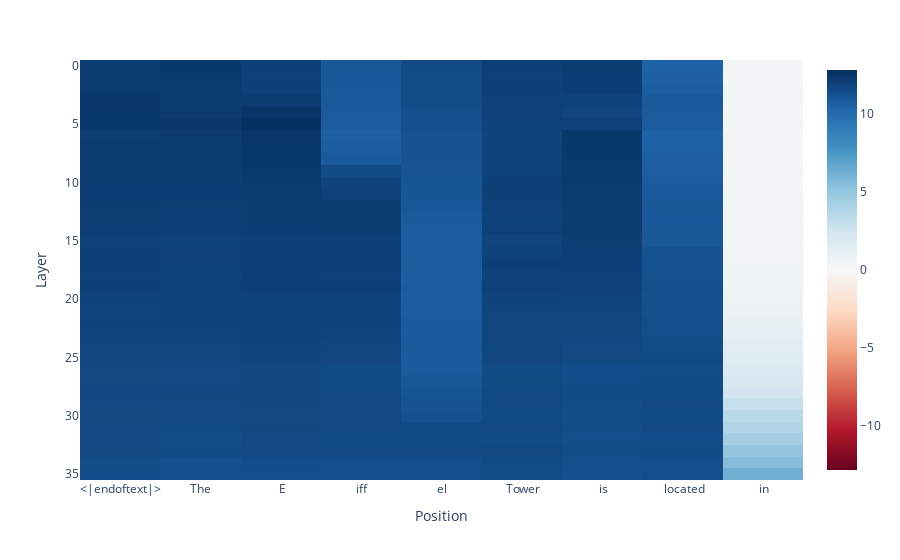

Here is the notebook cell this chart was saved with:
### Code cell
plot_sum_of_contributions_minus_ref(total_direct_effect_mle, mle_direct_effect_ref)

### Figure 1 — Plotly figure (JSON) as saved in the notebook; plotly's stock layout.template omitted (floating-point values rounded to 4 significant figures; data arrays with more than 128 entries replaced by an {"elided": "..."} marker saying what was removed)
{"data": [{"coloraxis": "coloraxis", "hovertemplate": "Position: %{x}<br>Layer: %{y}<br>color: %{z}<extra></extra>", "name": "0", "type": "heatmap", "x": ["<|endoftext|>", "The", " E", "iff", "el", " Tower", " is", " located", " in"], "xaxis": "x", "yaxis": "y", "z": {"elided": "36x9 float values"}}], "layout": {"autosize": true, "coloraxis": {"cmid": 0, "colorscale": [[0, "rgb(103,0,31)"], [0.1, "rgb(178,24,43)"], [0.2, "rgb(214,96,77)"], [0.3, "rgb(244,165,130)"], [0.4, "rgb(253,219,199)"], [0.5, "rgb(247,247,247)"], [0.6, "rgb(209,229,240)"], [0.7, "rgb(146,197,222)"], [0.8, "rgb(67,147,195)"], [0.9, "rgb(33,102,172)"], [1, "rgb(5,48,97)"]]}, "margin": {"t": 60}, "xaxis": {"anchor": "y", "autorange": true, "constrain": "domain", "domain": [0, 1], "range": [-0.5, 8.5], "scaleanchor": "y", "title": {"text": "Position"}, "type": "category"}, "yaxis": {"anchor": "x", "autorange": true, "constrain": "domain", "domain": [0, 1], "range": [35.5, -0.5], "title": {"text": "Layer"}}}}
